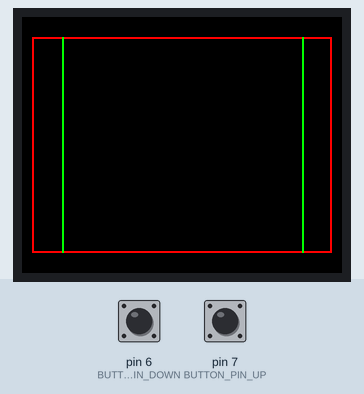
Bench run of a sketch on a simulated Arduino Uno, built with avr-gcc and run on an emulated ATmega328P. On the bench: 160×128 colour display. The inputs (shaded band) are chosen by the test bench; at power-on: pin 7 (BUTTON_PIN_UP) LOW, pin 6 (BUTTON_PIN_DOWN) LOW.

Above: at 2.2 s.
2.3 s: pin 7 (BUTTON_PIN_UP) pulled HIGH for 1 s
At 4.1 s:
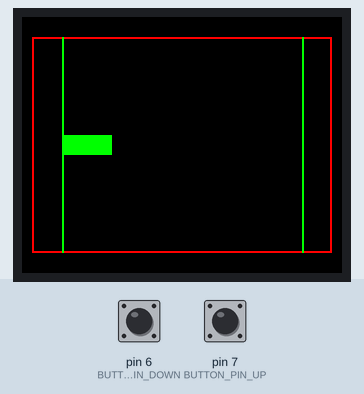
4.8 s: pin 6 (BUTTON_PIN_DOWN) pulled HIGH for 0.15 s
At 5.5 s:
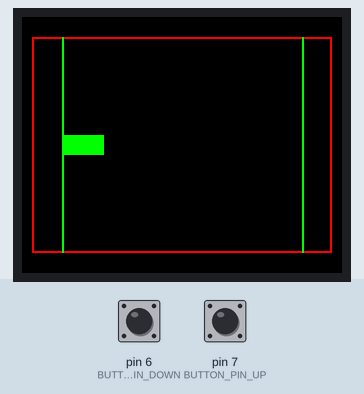
6.4 s: pin 6 (BUTTON_PIN_DOWN) pulled HIGH for 1 s
At 6.75 s:
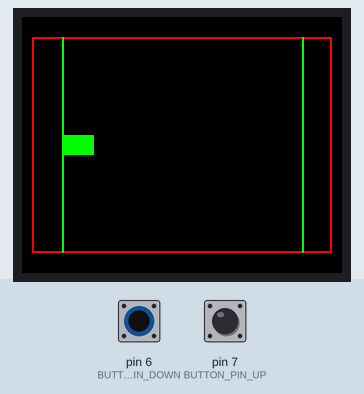
8.9 s: pin 7 (BUTTON_PIN_UP) pulled HIGH for 3.2 s
At 12.5 s:
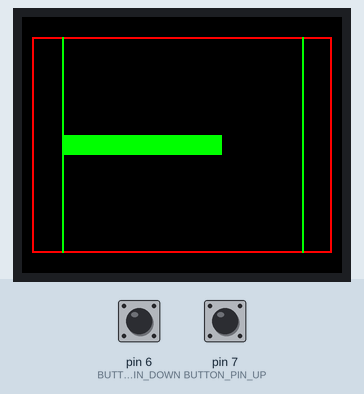
Timing chart, 0 to 14.0 s (numbered marks = the images above; inputs shaded):
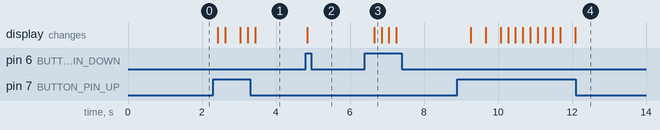

The sketch:

10_bar_buttons.ino
```cpp
/*
Tarea 10
Barra con botones

Juan Camilo Vargas Q
Sergio Alejandro Vargas Q

Tecnologia Digital
Universidad Nacional de Colombia
2020-05-04
*/
#include <TFT.h>
#include <SPI.h>
// Screen definitions and initialization
#define cs   9
#define dc   10
#define rst  8
TFT TFTscreen = TFT(cs, dc, rst);

// Some ready-made 16-bit ('565') color settings:
#define COLOR_BLACK 0x0000
#define COLOR_WHITE 0xFFFF
#define COLOR_RED 0xF800
#define COLOR_GREEN 0x07E0
#define COLOR_BLUE 0x001F
#define COLOR_CYAN 0x07FF
#define COLOR_MAGENTA 0xF81F
#define COLOR_YELLOW 0xFFE0
#define COLOR_ORANGE 0xFC00

// MILLIS
#define MILLIS_BAR 200
#define MILLIS_BUTTONS 200

// Vertical lines
#define LEFT_LINE 20
#define RIGHT_LINE 140
#define STEP 5

// Button pins
#define BUTTON_PIN_UP 7
#define BUTTON_PIN_DOWN 6

// Court parameters
#define COURT_X 5
#define COURT_Y 10
#define COURT_W 150
#define COURT_H 108

// Court structure
struct court_t {
	int top;
	int bottom;
	int left;
	int right;
};

court_t court;// court instance

int bar_val = 0;
bool button_pressed_up = false;
bool button_pressed_down = false;

void setup() {
	TFTscreen.begin(); // initialize the display
	TFTscreen.background(0, 0, 0); // black background

	// Court initialization
	court.top = COURT_Y;
	court.bottom = COURT_Y + COURT_H;
	court.left = COURT_X;
	court.right = COURT_X + COURT_W;
	// Draw court
	TFTscreen.drawRect(COURT_X, COURT_Y, COURT_W, COURT_H, COLOR_RED);

	// Draw green lines
	TFTscreen.drawFastVLine(LEFT_LINE, court.top, court.bottom - court.top, COLOR_GREEN);
	TFTscreen.drawFastVLine(RIGHT_LINE, court.top, court.bottom - court.top, COLOR_GREEN);
	delay(1000);
}

void loop() {
	static unsigned long prev_millis_bar = 0;
	static unsigned long prev_millis_buttons = 0;

	if(millis() > prev_millis_bar + MILLIS_BAR){
		prev_millis_bar = millis();
		bar();
	}

	if(millis() > prev_millis_buttons + MILLIS_BUTTONS){
		prev_millis_buttons = millis();
		upPressed();
		downPressed();

	}
}

void bar(){
	static int old_val = bar_val;
	if (bar_val != old_val) {
		old_val = bar_val;
		TFTscreen.fillRect(LEFT_LINE, 59, bar_val, 10, COLOR_GREEN);
		TFTscreen.fillRect(LEFT_LINE + bar_val + 1, 59, RIGHT_LINE - LEFT_LINE - bar_val - 1, 10, COLOR_BLACK);
	}
/*
	if(button_pressed_up){
		button_pressed_up = false;
		if (bar_val + STEP <= RIGHT_LINE-LEFT_LINE){
			bar_val += STEP;
		}
	}else if(button_pressed_down){
		button_pressed_down = false;
		if (bar_val - STEP >= 0){
			bar_val -= STEP;
		}
	}
	TFTscreen.fillRect(LEFT_LINE, 59, bar_val, 10, COLOR_GREEN);
	TFTscreen.fillRect(LEFT_LINE + bar_val + 1, 59, RIGHT_LINE - LEFT_LINE - bar_val - 1, 10, COLOR_BLACK);
	*/
}


void upPressed(){
	if (digitalRead(BUTTON_PIN_UP) == HIGH && bar_val + STEP <= RIGHT_LINE-LEFT_LINE) {
		bar_val += STEP;
	}
/*
	static bool button_state = false;
	if(!button_state && digitalRead(BUTTON_PIN_UP) == HIGH){
		button_pressed_up = true;
		button_state = true;
	} else if (button_state && digitalRead(BUTTON_PIN_UP) == LOW){
		button_state = false;
	}
	*/
}


void downPressed(){
	if (digitalRead(BUTTON_PIN_DOWN) == HIGH && (bar_val - STEP >= 0)) {
		bar_val -= STEP;
	}
/*
	static bool button_state = false;
	if(!button_state && digitalRead(BUTTON_PIN_DOWN) == HIGH){
		button_pressed_down = true;
		button_state = true;
	} else if (button_state && digitalRead(BUTTON_PIN_DOWN) == LOW){
		button_state = false;
	}
	*/
}
```

Measured:
- after the input at 2.3 s, the display: first changes after 0.13 s (image 1 shows a later state)
- after the input at 4.8 s, the display: changes at once (image 2)
- after the input at 6.4 s, the display: changes after 0.25 s (image 3)
- after the input at 8.9 s, the display: first changes after 0.37 s (image 4 shows a later state)
